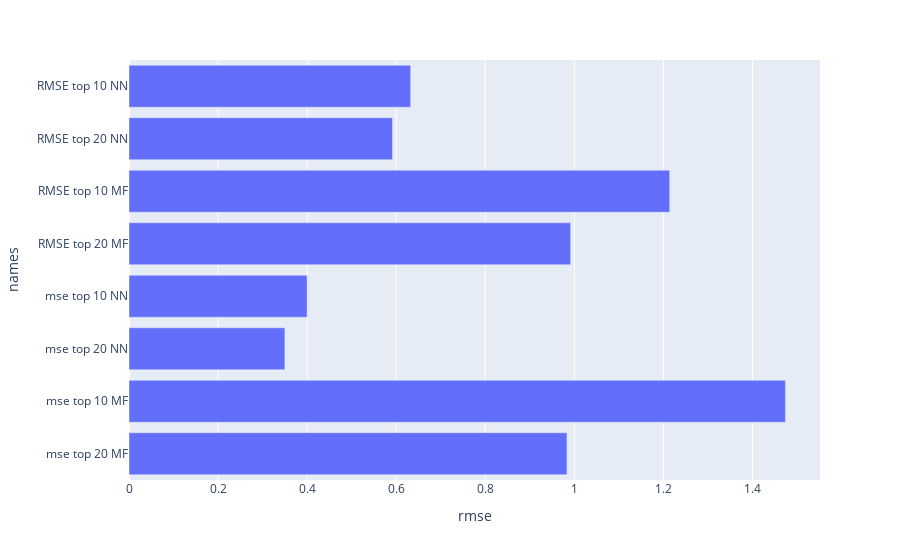

Notebook code cell kept with this figure:
### Code cell
import plotly.express as px

fig = px.bar(rmse_df, x='rmse',y = 'names')
fig.show()

### Figure 1 — Plotly figure (JSON) as saved in the notebook; plotly's stock layout.template omitted (floating-point values rounded to 4 significant figures)
{"data": [{"alignmentgroup": "True", "hovertemplate": "rmse=%{x}<br>names=%{y}<extra></extra>", "legendgroup": "", "marker": {"color": "#636efa", "pattern": {"shape": ""}}, "name": "", "offsetgroup": "", "orientation": "h", "showlegend": false, "textposition": "auto", "type": "bar", "x": [0.9834, 1.474, 0.35, 0.4, 0.9917, 1.214, 0.5916, 0.6325], "xaxis": "x", "y": ["mse top 20 MF", "mse top 10 MF", "mse top 20 NN", "mse top 10 NN", "RMSE top 20 MF", "RMSE top 10 MF", "RMSE top 20 NN", "RMSE top 10 NN"], "yaxis": "y"}], "layout": {"autosize": true, "barmode": "relative", "legend": {"tracegroupgap": 0}, "margin": {"t": 60}, "xaxis": {"anchor": "y", "autorange": true, "domain": [0, 1], "range": [0, 1.552], "title": {"text": "rmse"}, "type": "linear"}, "yaxis": {"anchor": "x", "autorange": true, "domain": [0, 1], "range": [-0.5, 7.5], "title": {"text": "names"}, "type": "category"}}}
